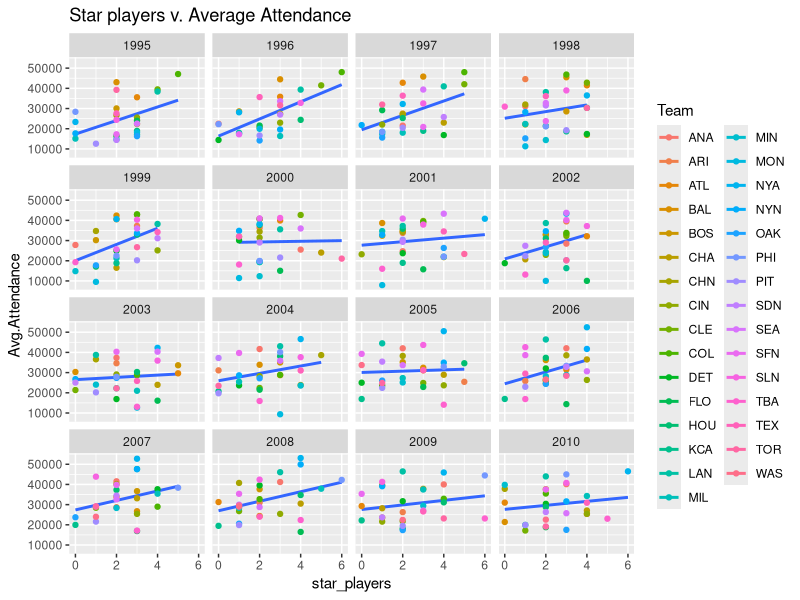

Reproduce this figure in R.
library(plyr)
library(ggplot2)

#load the datasets:
hitting <- read.csv("hitting.csv", header=TRUE)
stadiums <- read.csv("stadiums.csv")

#change the Factor variables to string to make them easier to
#work with:
stadiums$Team = as.character(stadiums$Team)
stadiums$Stadium = as.character(stadiums$Stadium)
stadiums$City = as.character(stadiums$City)

#convert instances of NA in the data to 0. This makes sense, as if a player
#has NA hits or stolen bases, that means they have 0 hits or stolen bases
hits = as.character(hitting$HR)
hits[hits == "\\N"] = 0
hits = as.numeric(hits)

hitting$HR = hits

stolen = as.character(hitting$SB)
stolen[stolen == "\\N"] = 0
stolen = as.numeric(stolen)

hitting$SB = stolen

#calculate our performance metric:
hitting$pmetric = (hitting$HR + hitting$SB)

#partition into 16 datasets, 1 for each year from 1995-2010:
ddat <- as.list(rep("", 16))
for (i in 1995:2010 ) {
  ddat[[i-1994]]  = data.frame(hitting[hitting$yearID==i,])
}

#now filter these datasets to contain only the top 10% of players
#based on our metric:
for (i in 1:16) {
  ddat[[i]]  = ddat[[i]][ddat[[i]]$pmetric >=quantile(ddat[[i]]$pmetric, 0.90),]
  ddat[[i]]$teamID = as.character(ddat[[i]]$teamID)
}

#for each year 1995-2010, sum up how many "star players" each team had:
teams <- as.list(rep("", 16))
for (i in 1:16 ) {
  x =table(ddat[[i]]$teamID)
  teams[[i]]  = data.frame(names(x))
  teams[[i]]$starplayers=x
  teams[[i]]$yearID <- i+1994
}

#combine the 16 datasets above into a single dataframe:
dfinal <- ldply(teams, data.frame)

#perform some minor formating to the dataframe:
#############################
x = dfinal[3]
y = x[,1]
y = as.numeric(y)
dfinal$year = y
dfinal = dfinal[,-c(3)]
#############################

#normalize CAL, ANA, and LAA to be the same team:
dfinal$names.x.[dfinal$names.x. %in% c('CAL','ANA','LAA')] <- 'ANA'
#normalize ML4 and MIL to be the same team:
dfinal$names.x.[dfinal$names.x. == 'ML4'] <-'MIL'

#minor formatting and renaming column headers:
dfinal$names.x. = as.character(dfinal$names.x.)
colnames(dfinal) = c("Team", "star_players", "yearID")

#normalize CAL, ANA, and LAA to be the same team in the stadiums dataset:
stadiums$Team[stadiums$Team %in% c('CAL','ANA','LAA')] <- 'ANA'
#normalize ML4 and MIL to be the same team in the stadiums dataset:
stadiums$Team[stadiums$Team == 'ML4'] <-'MIL'

#perform an outer join of the stadiums dataset and our dataset of how many "star players"
#each team had for every year:
test = merge(stadiums,dfinal, all.x=TRUE, by=c("Team","yearID"))

#the outer join generates some NAs in the instance that a team had no "star players"
#for a particular year, we set these to 0:
test$star_players[is.na(test$star_players)] = 0

# graph of all star players v. average attendance, by team, each year
graph <- ggplot(data = test, aes(x = star_players, y = Avg.Attendance, colour = Team, group = yearID)) + 
  stat_smooth(method="lm", se = FALSE) +
  geom_point() + facet_wrap(~yearID) + ggtitle("Star players v. Average Attendance")

ggsave("plot.png", height = 8, width = 8)

attach(test)

#this is the model we get from running regression of the full dataset, which
#contains every team:
mod = lm(Avg.Attendance~star_players + City.Population + Capacity+yearID)
summary(mod)


##############
#Isolated Regressions
##############

teamIDs = as.data.frame(table(test$Team))$Var1

#define a blank dataframe:
result <- data.frame(TeamID= character(0), 
                      Adj_R2= numeric(0), 
                      p_value = numeric(0), 
                      sig = integer(0), stringsAsFactors=FALSE)

#define a function to check whether a p value is significant:
check_p <- function(p){
  if(p<=0.05)
  return(1)
  else
    return(0)
}

#for each team, perform an isolated regression using only that team's data points:
teams <- as.list(rep("", 31))
for (i in 1:31 ) {
teams[[i]] = test[Team == teamIDs[i],]
mod = lm(teams[[i]]$Avg.Attendance~teams[[i]]$star_players + 
           teams[[i]]$City.Population + teams[[i]]$Capacity + teams[[i]]$yearID)

#extract the adjusted R^2 and p-value of the coefficient of "Star Players":
adj_r2 = summary(mod)$adj.r.squared
p_value = summary(mod)$coefficients[,4][2]

#append the row containing the adjusted R^2 and p value to the dataframe:
result[i,] = c(as.character(teamIDs[i]), adj_r2, p_value, check_p(p_value))
}
